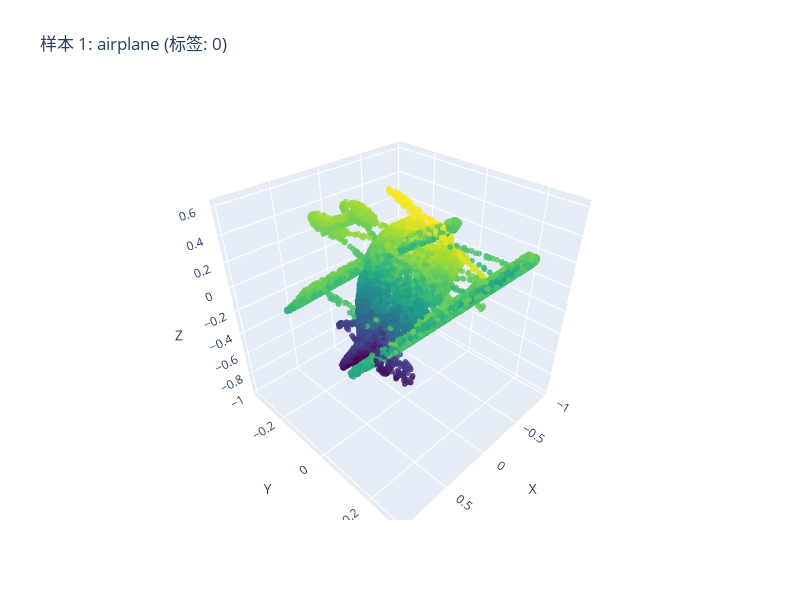

Notebook code for this chart:
### Markdown cell above
## 四、数据可视化展示

### Code cell
# 使用Plotly进行3D点云可视化
def visualize_point_cloud_plotly(points, title="3D Point Cloud", colors=None):
    """
    使用Plotly可视化3D点云
    Args:
        points: 点云数据 (N, 3)
        title: 图表标题
        colors: 颜色数组，可选
    """
    if colors is None:
        colors = points[:, 2]  # 使用Z坐标作为颜色
    
    fig = go.Figure(data=[go.Scatter3d(
        x=points[:, 0],
        y=points[:, 1], 
        z=points[:, 2],
        mode='markers',
        marker=dict(
            size=2,
            color=colors,
            colorscale='Viridis',
            opacity=0.8
        ),
        text=[f'Point {i}' for i in range(len(points))],
        hovertemplate='X: %{x}<br>Y: %{y}<br>Z: %{z}<extra></extra>'
    )])
    
    fig.update_layout(
        title=title,
        scene=dict(
            xaxis_title='X',
            yaxis_title='Y',
            zaxis_title='Z',
            aspectmode='cube'
        ),
        width=800,
        height=600
    )
    
    return fig

# 可视化几个不同类别的样本
print("正在生成3D可视化...")

# 选择几个不同类别的样本进行展示
sample_indices = [0, 100, 200, 300, 400]  # 选择5个样本
figs = []

for i, idx in enumerate(sample_indices):
    sample = dataset['train'][idx]
    points = np.array(sample['inputs'])
    class_name = label_to_class[sample['label']]
    
    fig = visualize_point_cloud_plotly(
        points,  # 直接使用原始点云数据
        title=f"样本 {i+1}: {class_name} (标签: {sample['label']})"
    )
    figs.append(fig)

# 显示第一个样本
print("显示第一个3D样本:")
figs[0].show()

### Figure 1 — Plotly figure (JSON) as saved in the notebook; plotly's stock layout.template omitted (floating-point values rounded to 4 significant figures; data arrays with more than 128 entries replaced by an {"elided": "..."} marker saying what was removed)
{"data": [{"hovertemplate": "X: %{x}<br>Y: %{y}<br>Z: %{z}<extra></extra>", "marker": {"color": {"elided": "8192 float values"}, "colorscale": [[0, "#440154"], [0.1111, "#482878"], [0.2222, "#3e4989"], [0.3333, "#31688e"], [0.4444, "#26828e"], [0.5556, "#1f9e89"], [0.6667, "#35b779"], [0.7778, "#6ece58"], [0.8889, "#b5de2b"], [1, "#fde725"]], "opacity": 0.8, "size": 2}, "mode": "markers", "text": {"elided": "8192 str values"}, "type": "scatter3d", "x": {"elided": "8192 float values"}, "y": {"elided": "8192 float values"}, "z": {"elided": "8192 float values"}}], "layout": {"height": 600, "scene": {"aspectmode": "cube", "xaxis": {"title": {"text": "X"}}, "yaxis": {"title": {"text": "Y"}}, "zaxis": {"title": {"text": "Z"}}}, "title": {"text": "样本 1: airplane (标签: 0)"}, "width": 800}}
